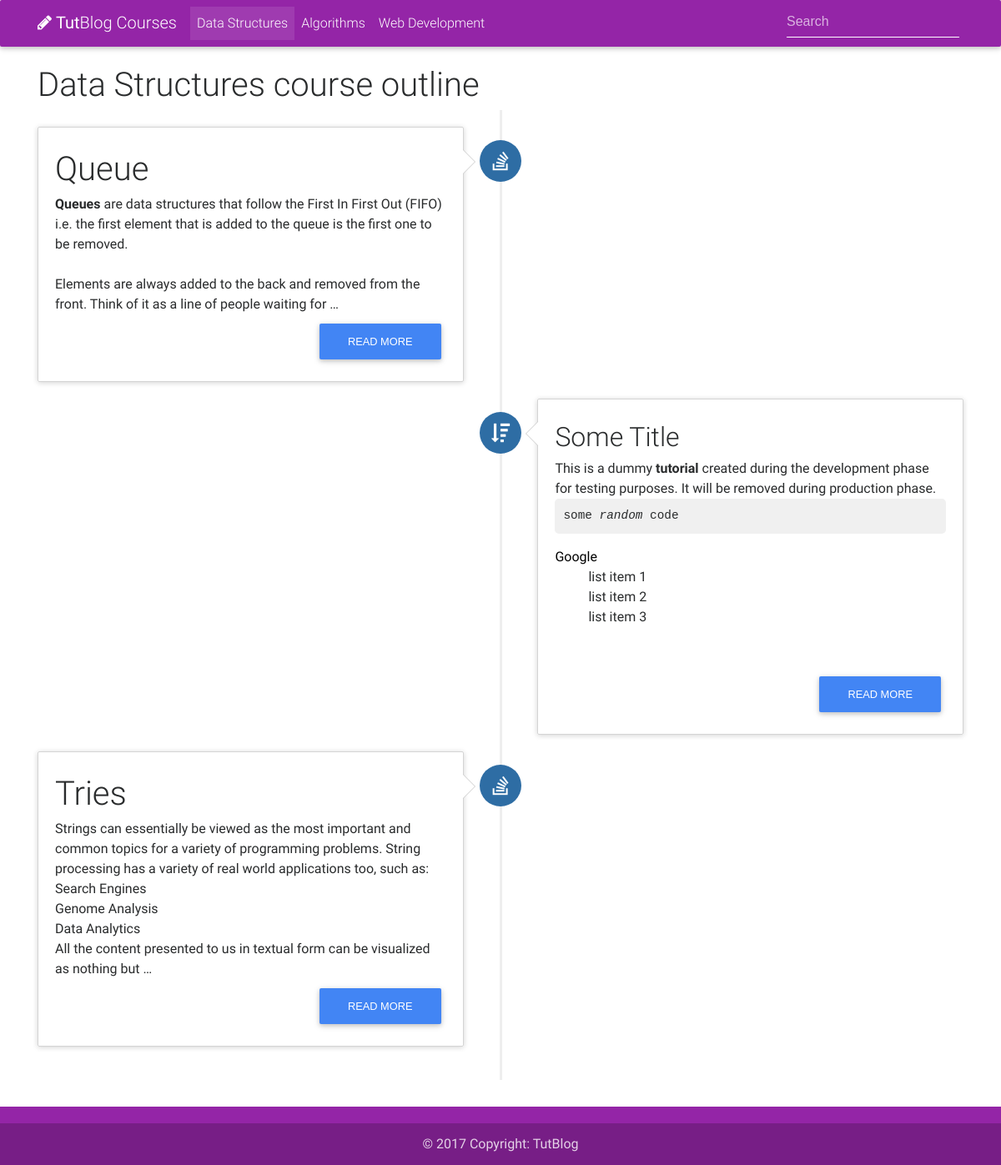
The app's page /tutorials/data-structures/ with its own data.
### Blogs/models.py (models this page shows, shortened)
class Blog(models.Model):
	title = models.CharField(max_length=100, unique=True)
	slug = models.SlugField(max_length=100, unique=True)
	body = models.TextField()
	isTut = models.BooleanField(default=False)
	created = models.DateTimeField(db_index=True, auto_now_add=True)
	category = models.ManyToManyField(Category)
	updated = models.DateTimeField(db_index=True, auto_now=True)
	author = models.ForeignKey(User, on_delete=models.CASCADE)
	tags = models.ManyToManyField(Tags, blank = True)
	upvotes = models.ManyToManyField(User, related_name='blog_upvotes', blank=True)
	downvotes = models.ManyToManyField(User, related_name='blog_downvotes', blank=True)
	total_votes = models.IntegerField(default = 0)

### Blogs/views.py (the view)
# urls.py: url(r'^tutorials/data-structures/$', T_views.tut_ds, name='tut_ds'),
def tut_ds(request):
	blog_list = Blog.objects.filter(category__in=[1])
	x=1
	tutorials = blog_list.filter(isTut=True)
	return render(request, "tutorial_index.html", { 'tutorials': tutorials, 'x':x })

### Templates/tutorial_index.html (shortened to what this page needs)
{% load static %}
<!DOCTYPE html>
<html lang="en">
<head>
    <link rel="stylesheet" href="https://maxcdn.bootstrapcdn.com/font-awesome/4.6.0/css/font-awesome.min.css">
    <link href="{% static 'css/bootstrap.min.css' %}" rel="stylesheet">
    <link href="{% static 'css/mdb.min.css' %}" rel="stylesheet">
    <link href="{% static 'css/style.css' %}" rel="stylesheet">
    <link href="{% static 'css/blog_list.css' %}" rel="stylesheet">
    <link href="{% static 'css/timeline.css' %}" rel="stylesheet">
</head>
<body>
    <header>
        <nav class="navbar navbar-toggleable-md navbar-dark">
            <div class="container">
                <a class="navbar-brand" href="#">
                    <i class="fa fa-pencil"></i> <b>Tut</b>Blog Courses
                </a>
                <div class="collapse navbar-collapse" id="navbarNav1">
                    <ul class="navbar-nav mr-auto">
                        {% if x == 1 %}
                        <li class="nav-item active">
                            <a class="nav-link" href="{% url 'tut_ds'%}">Data Structures<span class="sr-only">(current)</span></a>
                        </li>
                        {% else %}
                        <li class="nav-item">
                            <a class="nav-link" href="{% url 'tut_ds'%}">Data Structures </a>
                        </li>
                        {% endif %}
                        {% if x == 2 %}
                        <li class="nav-item active">
                            <a class="nav-link" href="{% url 'tut_algo'%}">Algorithms<span class="sr-only">(current)</span></a>
                        </li>
                        {% else %}
                        <li class="nav-item">
                            <a class="nav-link" href="{% url 'tut_algo'%}">Algorithms</a>
                        </li>
                        {% endif %}
                        {% if x == 3 %}
                        <li class="nav-item active">
                            <a class="nav-link" href="{% url 'tut_webd'%}">Web Development<span class="sr-only">(current)</span></a>
                        </li>
                        {% else %}
                        <li class="nav-item">
                            <a class="nav-link" href="{% url 'tut_webd'%}">Web Development</a>
                        </li>
                        {% endif %}
                    </ul>
                    <form class="form-inline waves-effect waves-light">
                        <input class="form-control" type="text" placeholder="Search">
                    </form>
                </div>
            </div>
        </nav>
    </header>
    <br>
    <div class="container">
    <div class="page-header">
        <h1 id="timeline">
            {% if x == 1 %}
                Data Structures course outline
            {% elif x == 2 %}
                Algorithms course outline
            {% elif x == 3 %}
                Web-D course outline
            {% endif %}
        </h1>
    </div>
    <ul class="timeline">
        {% for tutorial in tutorials %}
            {% if forloop.counter|divisibleby:2 %}
                <li class="timeline-inverted">
                  <div class="timeline-badge primary"><i class="fa fa-sort-amount-desc"></i></div>
                  <div class="timeline-panel">
                    <div class="timeline-body">
                      <p>{{ tutorial.body|safe|truncatewords:"50"|linebreaks }}</p>
                    </div>
                    <form action="{% url 'tut_detail' tutorial.id %}"><button class="btn btn-primary pull-right" type="submit" name="button">Read More</button></form>
                  </div>
                </li>
            {% else %}
                <li>
                  <div class="timeline-badge primary"><i class="fa fa-stack-overflow"></i></div>
                  <div class="timeline-panel">
                    <div class="timeline-body">
                      <p>{{ tutorial.body|safe|truncatewords:"50"|linebreaks }}</p>
                    </div>
                    <form action="{% url 'tut_detail' tutorial.id %}"><button class="btn btn-primary pull-right" type="submit" name="button">Read More</button></form>
                  </div>
                </li>
            {% endif %}
        {% endfor %}
    </ul>
</div>
    <footer class="page-footer center-on-small-only">
        <div class="footer-copyright">
            <div class="container-fluid">
                © 2017 Copyright: TutBlog
            </div>
        </div>
    </footer>
</body>
</html>

### static/css/blog_list.css (style rules this page uses)
.navbar { background-color: #9425A7; }
footer.page-footer { background-color: #9425A7; margin-top: 2rem; }
pre { background-color: #F0F0F0; padding: 10px; border-radius: 5px; }
a, a:hover, a:active, a:focus, a:visited, a:link, a:link:active, a:visited:active { outline: none; }

### static/css/timeline.css (style rules this page uses)
.timeline { list-style: none; padding: 20px 0 20px; position: relative; }
.timeline:before { top: 0; bottom: 0; position: absolute; content: " "; width: 3px; background-color: #eeeeee; left: 50%; margin-left: -1.5px; }
a, a:hover, a:active, a:focus, a:visited, a:link, a:link:active, a:visited:active { text-decoration: none; color: black; outline: none; }
.timeline > li { margin-bottom: 20px; position: relative; }
.timeline > li:before, .timeline > li:after { content: " "; display: table; }
.timeline > li:after { clear: both; }
.timeline > li > .timeline-panel { width: 46%; float: left; border: 1px solid #d4d4d4; border-radius: 2px; padding: 20px; position: relative; -webkit-box-shadow: 0 1px 6px rgba(0, 0, 0, 0.175); box-shadow: 0 1px 6px rgba(0, 0, 0, 0.175); }
.timeline > li > .timeline-panel:before { position: absolute; top: 26px; right: -15px; display: inline-block; border-top: 15px solid transparent; border-left: 15px solid #ccc; border-right: 0 solid #ccc; border-bottom: 15px solid transparent; content: " "; }
.timeline > li > .timeline-panel:after { position: absolute; top: 27px; right: -14px; display: inline-block; border-top: 14px solid transparent; border-left: 14px solid #fff; border-right: 0 solid #fff; border-bottom: 14px solid transparent; content: " "; }
.timeline > li > .timeline-badge { color: #fff; width: 50px; height: 50px; line-height: 50px; font-size: 1.4em; text-align: center; position: absolute; top: 16px; left: 50%; margin-left: -25px; background-color: #999999; z-index: 100; border-top-right-radius: 50%; border-top-left-radius: 50%; border-bottom-right-radius: 50%; border-bottom-left-radius: 50%; }
.timeline > li.timeline-inverted > .timeline-panel { float: right; }
.timeline > li.timeline-inverted > .timeline-panel:before { border-left-width: 0; border-right-width: 15px; left: -15px; right: auto; }
.timeline > li.timeline-inverted > .timeline-panel:after { border-left-width: 0; border-right-width: 14px; left: -14px; right: auto; }
.timeline-badge.primary { background-color: #2e6da4 !important; }
.timeline-body > p, .timeline-body > ul { margin-bottom: 0; }
.timeline-body > p + p { margin-top: 5px; }

### records on screen
Blog: body "Queue Queues are data structures that follow the First In First Out (FIFO) i.e. the first element that is added to the queue is the first one to be removed. Elements are always added to the back and removed from the front. Think of it as a line of people waiting for …"
Blog: body "Some Title This is a dummy tutorial created during the development phase for testing purposes. It will be removed during production phase. some random code Google list item 1 list item 2 list item 3"
Blog: body "Tries Strings can essentially be viewed as the most important and common topics for a variety of programming problems. String processing has a variety of real world applications too, such as: Search Engines Genome Analysis Data Analytics All the content presented to us in textual form can be visualized as nothing but …"
